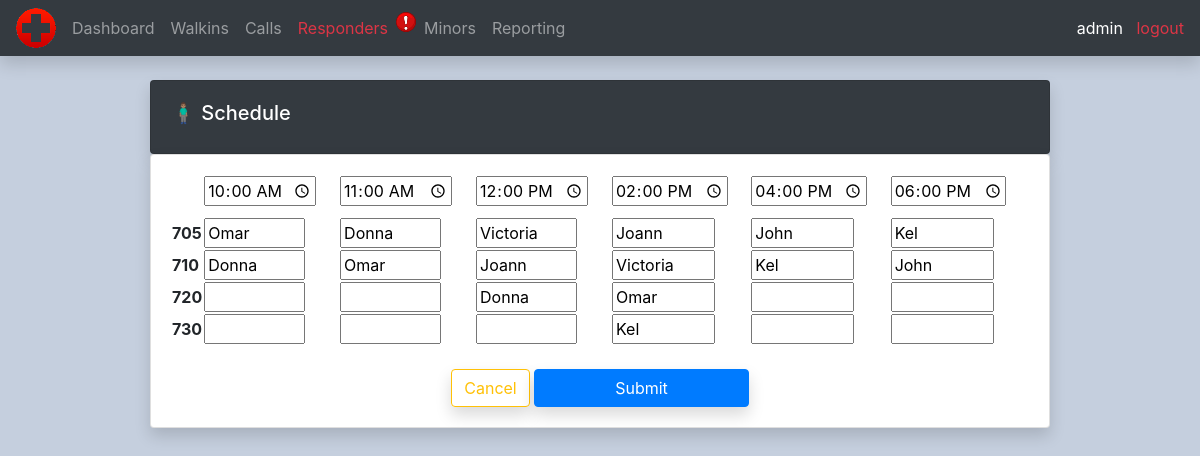
The page /update_schedule/ (signed in) on the database as committed earlier.
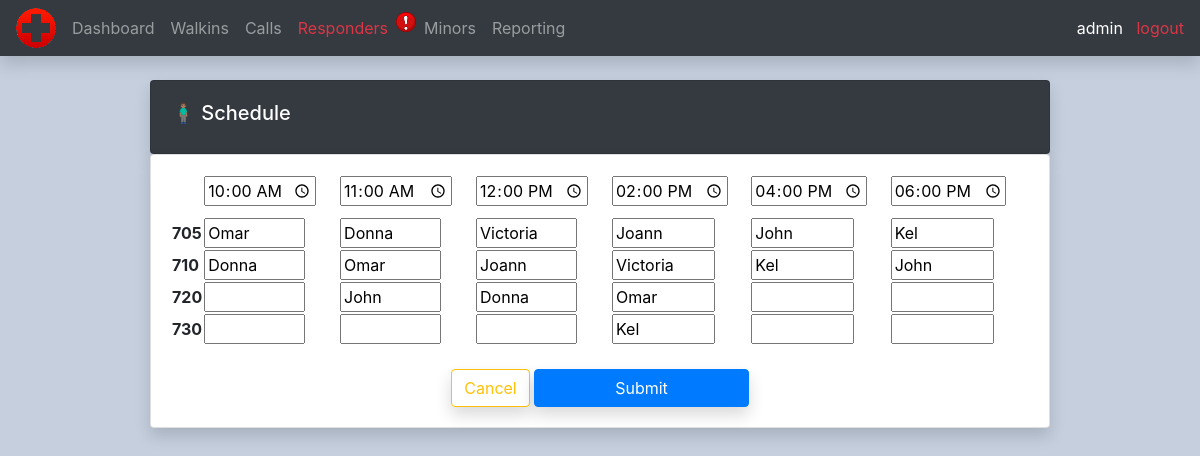
The same page on the database as committed later.
### calls/models.py (models this page shows)
class Schedule(models.Model):
    t_1 = models.CharField(blank=True, max_length=100, null=True)
    t_2 = models.CharField(blank=True, max_length=100, null=True)
    t_3 = models.CharField(blank=True, max_length=100, null=True)
    t_4 = models.CharField(blank=True, max_length=100, null=True)
    t_5 = models.CharField(blank=True, max_length=100, null=True)
    t_6 = models.CharField(blank=True, max_length=100, null=True)
    p5_1 = models.CharField(blank=True, max_length=100, null=True)
    p5_2 = models.CharField(blank=True, max_length=100, null=True)
    p5_3 = models.CharField(blank=True, max_length=100, null=True)
    p5_4 = models.CharField(blank=True, max_length=100, null=True)
    p5_5 = models.CharField(blank=True, max_length=100, null=True)
    p5_6 = models.CharField(blank=True, max_length=100, null=True)
    p10_1 = models.CharField(blank=True, max_length=100, null=True)
    p10_2 = models.CharField(blank=True, max_length=100, null=True)
    p10_3 = models.CharField(blank=True, max_length=100, null=True)
    p10_4 = models.CharField(blank=True, max_length=100, null=True)
    p10_5 = models.CharField(blank=True, max_length=100, null=True)
    p10_6 = models.CharField(blank=True, max_length=100, null=True)
    p20_1 = models.CharField(blank=True, max_length=100, null=True)
    p20_2 = models.CharField(blank=True, max_length=100, null=True)
    p20_3 = models.CharField(blank=True, max_length=100, null=True)
    p20_4 = models.CharField(blank=True, max_length=100, null=True)
    p20_5 = models.CharField(blank=True, max_length=100, null=True)
    p20_6 = models.CharField(blank=True, max_length=100, null=True)
    p30_1 = models.CharField(blank=True, max_length=100, null=True)
    p30_2 = models.CharField(blank=True, max_length=100, null=True)
    p30_3 = models.CharField(blank=True, max_length=100, null=True)
    p30_4 = models.CharField(blank=True, max_length=100, null=True)
    p30_5 = models.CharField(blank=True, max_length=100, null=True)
    p30_6 = models.CharField(blank=True, max_length=100, null=True)

### calls/decorators.py (the view)
        def wrapper_func(request, *args, **kwargs):
            group = None
            if request.user.groups.exists():
                group = request.user.groups.all()[0].name
            if group in allowed_roles:
                return view_func(request, *args, **kwargs)
            else:
                return HttpResponse('You are not authorized to view this page')

### calls/views.py (called while the page is built)
@login_required(login_url='login')
@allowed_users(allowed_roles=['Admin', 'Supervisors'])
def updateSchedule(request):
    schedule = Schedule.objects.get(id=1)
    form = ScheduleForm(instance=schedule)
    if request.method == 'POST':
        form = ScheduleForm(request.POST, request.FILES, instance=schedule)
        if form.is_valid():
            form.save()
            return redirect('/')
    context = {'form': form}
    return render(request, 'calls/schedule_form.html', context)

### calls/templates/calls/schedule_form.html (shortened to what this page needs)
{% extends 'calls/main.html' %}
{% load static %}
{% block content %}
<br>
<div class="row">
    <div class="col-md-12 mb-3">
        <div class="card card-body w-75 m-auto bg-dark text-white shadow">
            <h5>🧍🏽‍♂️ Schedule </h5>
        </div>
        <div class="card card-body w-75 m-auto shadow">
            <form action="" method="POST" enctype="multipart/form-data">
                <table class="mb-4">
                <tr>
                    <td></td>
                    <td>{{ form.t_1 }}</td>
                    <td>{{ form.t_2 }}</td>
                    <td>{{ form.t_3 }}</td>
                    <td>{{ form.t_4 }}</td>
                    <td>{{ form.t_5 }}</td>
                    <td>{{ form.t_6 }}</td>
                </tr>
                <tr>
                    <td class="font-weight-bold">705</td>
                    <td>{{ form.p5_1 }}</td>
                    <td>{{ form.p5_2 }}</td>
                    <td>{{ form.p5_3 }}</td>
                    <td>{{ form.p5_4 }}</td>
                    <td>{{ form.p5_5 }}</td>
                    <td>{{ form.p5_6 }}</td>
                </tr>
                <tr>
                    <td class="font-weight-bold">710</td>
                    <td>{{ form.p10_1 }}</td>
                    <td>{{ form.p10_2 }}</td>
                    <td>{{ form.p10_3 }}</td>
                    <td>{{ form.p10_4 }}</td>
                    <td>{{ form.p10_5 }}</td>
                    <td>{{ form.p10_6 }}</td>
                </tr>
                <tr>
                    <td class="font-weight-bold">720</td>
                    <td>{{ form.p20_1 }}</td>
                    <td>{{ form.p20_2 }}</td>
                    <td>{{ form.p20_3 }}</td>
                    <td>{{ form.p20_4 }}</td>
                    <td>{{ form.p20_5 }}</td>
                    <td>{{ form.p20_6 }}</td>
                </tr>
                <tr>
                    <td class="font-weight-bold">730</td>
                    <td>{{ form.p30_1 }}</td>
                    <td>{{ form.p30_2 }}</td>
                    <td>{{ form.p30_3 }}</td>
                    <td>{{ form.p30_4 }}</td>
                    <td>{{ form.p30_5 }}</td>
                    <td>{{ form.p30_6 }}</td>
                </tr>
                </table>
                <div class="text-center">
                    <a class="btn btn-outline-warning shadow" href="{% url 'home' %}">Cancel</a>
                    <input class="btn btn-primary w-25 shadow" type="submit" name="Submit">
                </div>
            </form>
        </div>
    </div>
</div>
{% endblock %}

Rows that differ between the two databases and show on the page:
changed Schedule "Omar": p20_2 (not shown) → "John"
